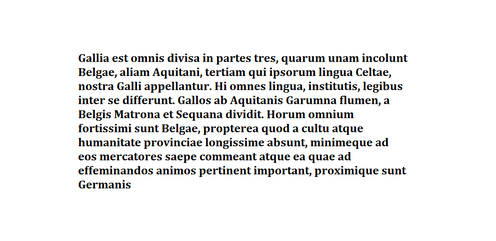
#> input picture OCR_pattern_recognition/lab10_galia.png, 496 x 241 px, shrunk from 953 x 463 before the run; the run also reads 1 picture not shown here
$ jupyter execute --allow-errors OCR.ipynb
#> lines starting #> are read from the running program, lines starting #| are printed output that depends on the picture; after the words box and inside, x2 and y2 are one past the last pixel; in counts of white or black regions, pixels touching at a corner belong together
# Zastosowanie DFT w pattern recognition oraz OCR

Na poczatku zajmiemy się wyszukiwaniem wzorca 'e' w tekscie za pomoca DFT.
Wczytujemy obrazek, odwracamy kolory, to samo robimy dla wzorca, nastepnie za pomocą DFT obliczamy korelacje miedzy wzrocem a obrazkiem.

[cell 1]
from PIL import Image
import matplotlib.pyplot as plt
import numpy as np
from numpy import fft
import cv2


galia = 255 - np.asarray(Image.open("lab10_galia.png").convert("L"))
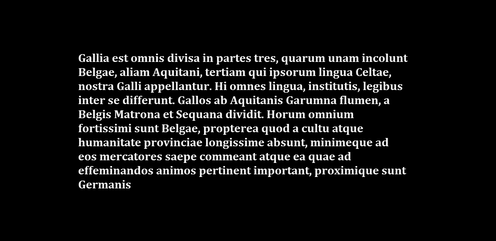
#> galia: shape (241, 496); min 0, max 255, mean 17.6

plt.figure(figsize=(15,8))
plt.title("Wczytany obrazek w skali szarości z odwróconymi kolorami",fontsize = '20')
plt.imshow(galia,cmap="gray")
plt.show()

[cell 2]
galia_fft = fft.fft2(galia)
plt.imshow(np.log10(np.abs(galia_fft)).astype(np.float64))
plt.title("Modul z wyniku DFT na naszym obrazku (w skali logarytmicznej)")
plt.show()
plt.title("Wartosci fazy z wyniku DFT na naszym obrazku")
plt.imshow(np.angle(galia_fft))
plt.show()

#> (a cell that did not finish here is left out)

#> (a cell that did not finish here is left out)

Jak widzimy wzorzec został poprawnie dopasowany w 100%, nic dziwnego jest to bardzo prosty przyklad w ktorym kazde wystapienie wzroca jest dokladnie takie samo oraz obraz wejsciowy odrazu nadaje sie do analizy i nie trzeba stosować preprocessingu. Nastepnie przejdziemy do troche trudniejszego przykladu. Postaramy się znalezc wystapienie ryby na zdjeciu przedstawiajacym lawice ryb.

[cell 5]
from PIL import Image
import matplotlib.pyplot as plt
import numpy as np
from numpy import fft
import cv2


school = np.asarray(Image.open("lab10_school.jpg").convert("L"))
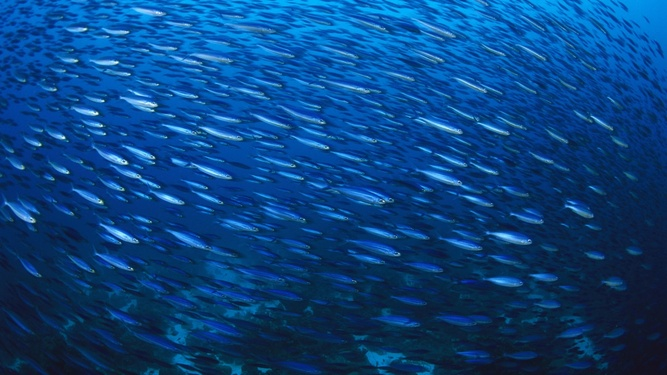
#> input picture OCR_pattern_recognition/lab10_school.jpg, 667 x 375 px, shrunk from 1280 x 720 before the run


plt.figure(figsize=(15,8))
plt.imshow(school,cmap="gray")
plt.title("Wejsciowy obraz w skali szarosci",fontsize=20)
plt.show()

[cell 6]
school_fft = fft.fft2(school)
plt.imshow(np.log10(np.abs(school_fft)).astype(np.float64))
plt.title("Modul z wyniku DFT na naszym obrazku (w skali logarytmicznej)")
plt.show()
plt.title("Wartosci fazy z wyniku DFT na naszym obrazku")
plt.imshow(np.angle(school_fft))
plt.show()
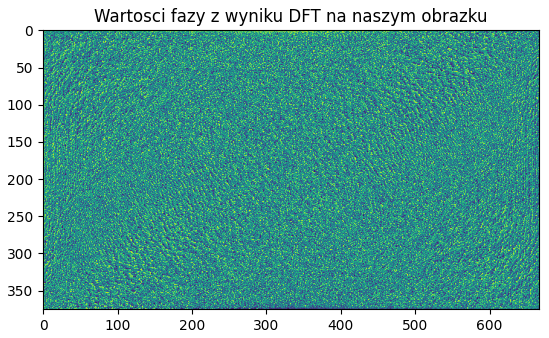
#> figure drawn by matplotlib, 1 panel

[cell 7]
fish_1 = np.asarray(Image.open("lab10_fish1.png").convert("L"))
plt.imshow(fish_1,cmap= "gray")
plt.title("Wzorzec ktory bedziemy wyszukiwac")
plt.show()
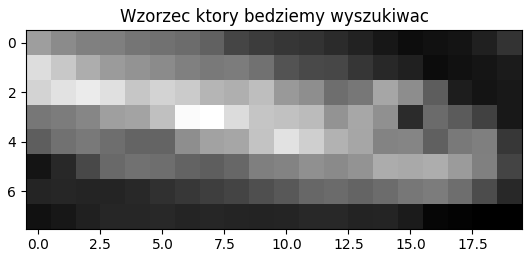
#> figure drawn by matplotlib, 1 panel

[cell 8]
corr = np.real(
        np.fft.ifft2(
            np.multiply(
                fft.fft2(school),
                fft.fft2(np.rot90(fish_1,2),(school.shape[0],school.shape[1]))
                )
            )
        )
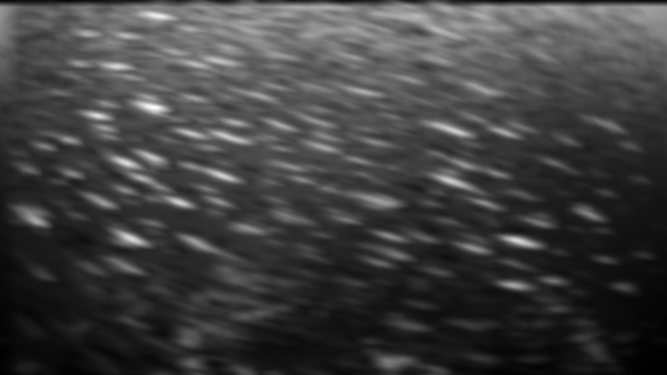
#> corr: shape (375, 667) float64; min 345507, max 2884023, mean 984880.6; drawn with min black and max white

max_corr = np.amax(corr)
#> max_corr = 2884023

result = np.array(Image.open("lab10_school.jpg"))
#> result is the input picture: shape (375, 667, 3); mean R, G, B 9.8, 67.3, 128.5
#> (the rest of this cell did not finish here and is left out)

Jak można zauważyć na powyższym obrazku, wzorzec został slabo dopasowany, wynika to z tego że każda ryba na obrazku jest inna, miejscami obrazek ma różne kolory (w gornej czesci jest jasny natomiast w dolnej jest ciemniejszy czego efekt mozna zauwazyc jako praktycznie brak dopasowan w dolnej czesci) oraz wzorzec ktory dopasowujemy jest juz bardziej skomplikowany niz w poprzednim przykladzie. Warto dodać że w tym przykladzie nie odwracalem kolorów obrazka ponieważ wyniki w przypadku odwrocenia kolorow byly znacznie gorsze.

Nastepnie przejdziemy do OCR, pozwala on na rozpoznawanie znakow na obrazku i zamiany go na tekst. Ponizsza implementacja obsluguje male litery alfabetu lacinskiego, cyfry oraz znaki przestankowe . , ? !.
Jest w stanie obsluzyc jeden typ i rozmiar czcionki. Obsluguje tekst skladajacy sie z wielu linii (wykrywa je).
Tekst na obrazku moze byc obrócony.

[cell 9]
from PIL import Image
import matplotlib.pyplot as plt
import numpy as np
from numpy import fft
import cv2
from PIL import ImageFont
from PIL import ImageDraw

img = np.asarray(Image.open("ocr_text.png").convert("L"))
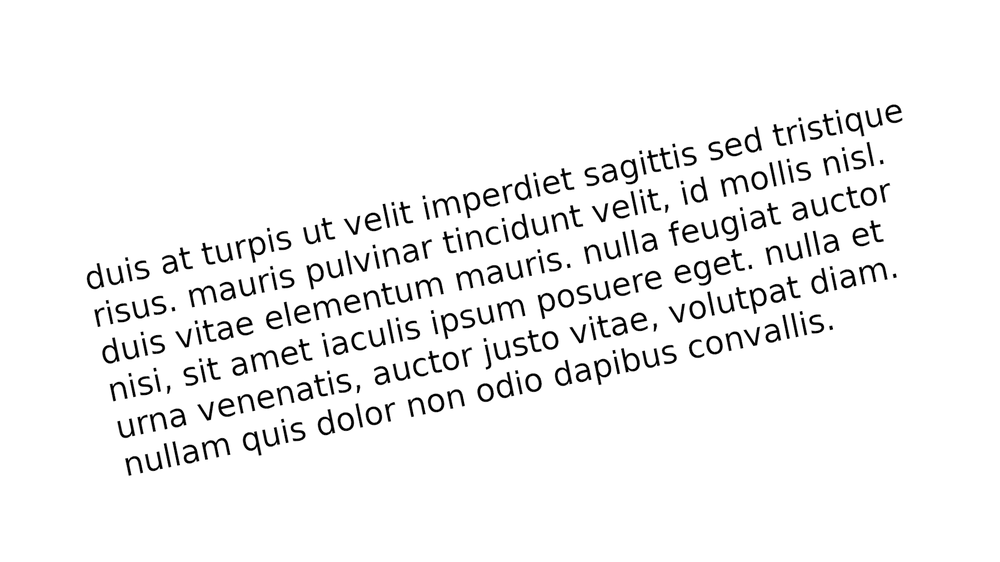
#> input picture OCR_pattern_recognition/ocr_text.png, 1000 x 562 px, shrunk from 1920 x 1080 before the run
plt.figure(figsize=(15,8))
plt.imshow(img,cmap="gray")
plt.title("Wczytany obrazek wejsciowy",fontsize=20)
plt.show()

Funkcja obacajaca i wyrownujaca obrazek, poprzez znalezienie minimalnego prostokata w ktorym znajduje sie tekst.

[cell 10]
def rotate_img(img):

    box = np.column_stack(np.where(img > 0))
    angle = cv2.minAreaRect(box)[2]

    angle = -angle
    if angle > 45:
        angle -=90

    rotation_matrix = cv2.getRotationMatrix2D([x//2 for x in img.shape], angle, 1.0)
    rotated = cv2.warpAffine(img, rotation_matrix, img.shape[::-1])
    return rotated

Tutaj nastepuje jeszcze odwrocenie kolorów obrazka

[cell 11]
img = 255 - img
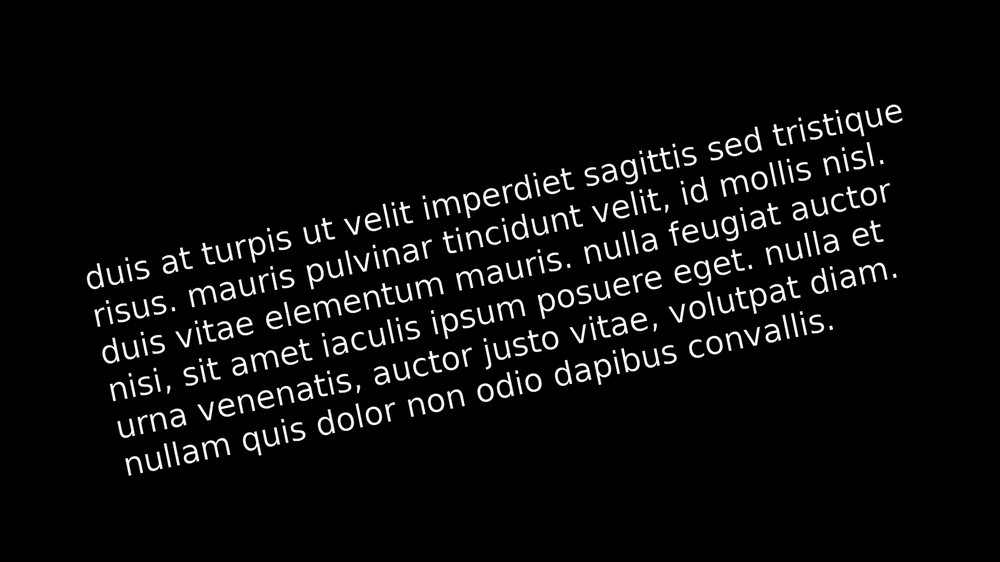
#> img: shape (562, 1000); min 0, max 255, mean 12
img = rotate_img(img)
#> in rotate_img, `box = np.column_stack(np.where(img > 0))`: box = 63058 pairs, first value 102 to 477, second value 84 to 904
#> in rotate_img, `angle = cv2.minAreaRect(box)[2]`: angle = -78.27
#> in rotate_img, `angle = -angle`: angle = 78.27
#> in rotate_img, `angle -=90`: angle = -11.73
#> in rotate_img, `rotation_matrix = cv2.getRotationMatrix2D([x//2 for x in img.shape], a..`: rotation_matrix = [[0.979, -0.203, 107.5], [0.203, 0.979, -46.68]]
plt.figure(figsize=(15,8))
plt.imshow(img,cmap="gray")
plt.title("Obrazek z wyrownanym tekstem i odwroconymi kolorami",fontsize=20)
plt.show()

Definiujemy sobie nasz alfabet skadajacy sie z malych liter alfabetu lacinskiego, cyfr oraz znakow przestankowych.
Tworzymy sobie takze slownik w ktorym przechowujemy kazda z liter z naszego alfabetu oraz jej reprezentacje macierzowa, ktora przyda nam sie pozniej w dopasowywaniu wzorca.

[cell 12]
chars = {}
alphabet =['a','b','c','d','e','f','g','h','i','j','k','l','m','n','o','p','r','s','t','u','w','q','v','x','y','z','1','2'
            ,'3','4','5','6','7','8','9','.','!','?',',']

font = ImageFont.truetype("Arial.ttf",size = 60)
for char in alphabet:
    letter = Image.new('L',font.getsize(char),255)
    draw = ImageDraw.Draw(letter)
    draw.text((0,0),char,font = font)
    chars[char] = 255 - np.array(letter)
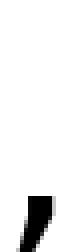
#> letter: PIL image 19x63 L (shown 4 times larger); min 0, max 255, mean 238.9
#> after the loop, chars = 39 items

Znajdujemy bounding boxy wszystkich liter na obrazku bardzo przydatne w tym sa dwie funkcje z biblioteki opencv
cv2.findContours() oraz cv2.boundingRect(). Warto zauwazyc ze kropki w literach 'i' oraz 'j' dostaja osobny bounding box co stanowi pewien problem z ktorym potem trzeba bedzie sobie poradzic

[cell 13]
countours, _  = cv2.findContours(img,mode = cv2.RETR_EXTERNAL,method = cv2.CHAIN_APPROX_SIMPLE)
#> countours = 62 contours, 11 with area under 20; largest, box (x1, y1, x2, y2) and area: (300, 304, 485, 335) 3255, (478, 228, 635, 263) 2987, (216, 380, 385, 414) 2839, (708, 418, 859, 449) 2659, (490, 266, 636, 297) 2646
boxes_img = np.zeros((img.shape[0], img.shape[1], 3), dtype = np.uint8)
bounding_boxes = []
for c in countours:
    rect = cv2.boundingRect(c)
    bounding_boxes.append(rect)
    cv2.rectangle(boxes_img,(rect[0],rect[1]),(rect[0]+rect[2],rect[1]+rect[3]),(255,255,0))
#> this loop made 62 passes
#> rect on passes 1, 2, 3, 4, 5, 6, 7, 8, 9, 11, 12, 13: (557, 446, 1, 1), (422, 424, 61, 25), (815, 420, 1, 1), (708, 418, 151, 31), (571, 418, 129, 37), (492, 418, 71, 31), (329, 418, 86, 31), (253, 418, 68, 37), (134, 418, 110, 31), (134, 386, 73, 25), (505, 382, 83, 35), (395, 381, 106, 30)
#> (c, rect) on passes 10, 34, 52: ([[187, 390], [187, 391]], (187, 390, 1, 2)), ([[695, 310], [696, 310]], (695, 310, 2, 1)), ([[520, 264], [522, 264]], (520, 264, 3, 1))
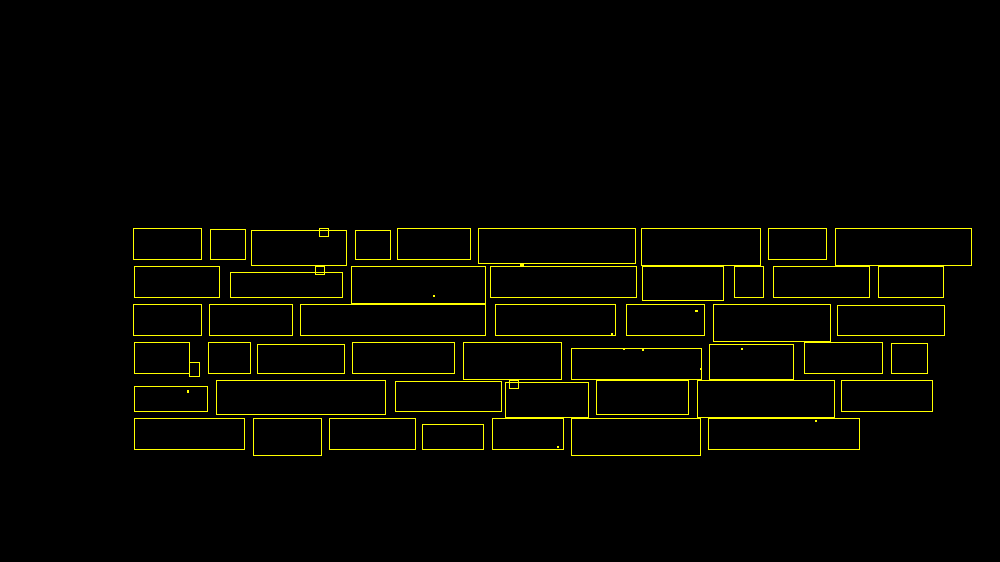
#> boxes_img: shape (562, 1000, 3); mean of channels 0, 1, 2 5.5, 5.5, 0; drawn as R, G, B
#> after the loop, bounding_boxes = 62 items, first 6: (557, 446, 1, 1), (422, 424, 61, 25), (815, 420, 1, 1), (708, 418, 151, 31), (571, 418, 129, 37), (492, 418, 71, 31)

plt.figure(figsize = (15,8))
plt.imshow(boxes_img)
plt.title("Znalezione bounding boxy",fontsize=20)
plt.show()

Zdefiniujmy sobie funkcje pozwalajaca sklasyfikowac znak znajdujacy sie na obrazku, dla kazdej litery obliczana jest korelacja za pomoca DFT oraz nastepnie wybierana jest litera z najwieksza korelacja.

[cell 14]
def match_letter(box_img, chars):

    xSize = max(max([img.shape[1] for img in list(chars.values())]),box_img.shape[1])
    ySize = max(max([img.shape[0] for img in list(chars.values())]),box_img.shape[0])

    image = np.zeros((ySize,xSize))
    image[:box_img.shape[0],:box_img.shape[1]] = box_img

    max_char = None
    max_corr = -float("inf")

    for char, char_img in chars.items():
        pattern= np.zeros_like(image)
        pattern[:char_img.shape[0], :char_img.shape[1]] = char_img
        corr = np.real(
        np.fft.ifft2(
            np.multiply(
                np.fft.fft2(image-100),
                np.fft.fft2(np.rot90(pattern-100, 2))
                    )
                )
            )
        curr_corr = np.amax(corr)
        if curr_corr > max_corr:
            max_char = char
            max_corr = curr_corr

    return max_char

Dla kazdego bounding boxa klasyfikujemy znak znajdujacy sie w nim, tworzymy sobie liste w ktorej przechowujemy wszystkie bounding boxy wraz z przyporzadkowanymi im znakami.

[cell 15]
letters = []
for box in bounding_boxes:
    box_img = img[box[1]:box[1]+box[3],box[0]:box[0]+box[2]]
    letters.append((box,match_letter(box_img,chars)))
#> this loop made 62 passes
#> (box, xSize in match_letter) on passes 2, 4, 5, 6, 7, 8, 9, 11, 12, 13, 14, 15: ((422, 424, 61, 25), 61), ((708, 418, 151, 31), 151), ((571, 418, 129, 37), 129), ((492, 418, 71, 31), 71), ((329, 418, 86, 31), 86), ((253, 418, 68, 37), 68), ((134, 418, 110, 31), 110), ((134, 386, 73, 25), 73), ((505, 382, 83, 35), 83), ((395, 381, 106, 30), 106), ((841, 380, 91, 31), 91), ((697, 380, 137, 37), 137)
#> (box, box_img, xSize in match_letter) on passes 1, 3, 10, 19, 21, 22: ((557, 446, 1, 1), [1], 58), ((815, 420, 1, 1), [1], 58), ((187, 390, 1, 2), [1, 1], 58), ((700, 368, 1, 1), [1], 58), ((642, 349, 1, 1), [1], 58), ((741, 348, 1, 1), [1], 58)
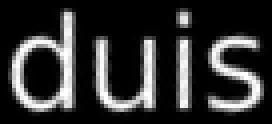
#> box_img: shape (31, 68) (shown 4 times larger); min 0, max 255, mean 50.2
#> after the loop, letters = 62 items

Nastepnie wyszukujemy linie na naszym obrazku sumujac wszystkie kolumny obrazka do jednej co pozwala nam na znalezienie linii poprzez sprawdzenie ciaglosci w zsumowanej kolumnie.

[cell 16]
def find_lines(image):
    summed = np.sum(image,axis = 1)
    in_line = False
    lines = []
    line_idx = 0
    for i,val in enumerate(summed):
        if val != 0 and not in_line:
            line_beggining = i
            in_line = True
        if val == 0 and in_line:
            in_line = False
            lines.append((line_beggining,i,line_idx))
            line_idx+=1
    return lines

[cell 17]
lines = find_lines(img)
#> in find_lines, `summed = np.sum(image,axis = 1)`: summed = 562 values, max 94868 at index 238, min 0 at index 0, mean 11985.3
#> the loop in find_lines, `for i,val in enumerate(summed):` made 562 passes
#> after the loop in find_lines, `for i,val in enumerate(summed):`: in_line = False; line_beggining = 418; line_idx = 6; lines = [(228, 265, 0), (266, 303, 1), (304, 341, 2), (342, 379, 3), (380, 417, 4), (418, 455, 5)]

Nastepnie musimy okreslic kolejnosc bounding boxow, czyli poprostu sortujemy sobie bounding boxy przyporzadkowujac je do linii w ktorych sie znajduja a nastepnie sortujac je w obrebie jednej linii. Warto dodac ze na tym etapie bedziemy odrzucac kropki z literek 'i' oraz 'j' ktore zostaly sklasyfikowane jako znak przestankowy.

[cell 18]
lines_y_sorted = [[] for _ in range(len(lines))]
#> lines_y_sorted = [[], [], [], [], [], []]

for line in lines:
    for letter in letters:
        middle = letter[0][1] + letter[0][3]/2
        if line[0] < middle and line[1] > middle:
            lines_y_sorted[line[2]].append(letter)
#> this loop made 6 passes

lines_sorted = [sorted(line,key = lambda x: x[0][0]) for line in lines_y_sorted]
#> lines_sorted = 6 items

#stip dots
out_lines = []
for line in lines_sorted:
    stripped_line = []
    for i in range(len(line)):
        if line[i][1] == '.' and i > 0 and (line[i-1][1] == 'i' or line[i-1][1] == 'j'):
            continue
        else:
            stripped_line.append(line[i])
    out_lines.append(stripped_line)
#> this loop made 6 passes
#> after the loop, out_lines = 6 items

Znajdujemy najdluzsza przerwe pomiedzy znakami i nastepnie na jej podstawie wyznaczamy dlugosc spacji pomiedzy znakami wartosc longest_space * 0.5 zostala wyznaczona metoda prob i bledow

[cell 19]
longest_space = 0

for line in out_lines:
    for i in range(1,len(line)):
        longest_space = max(line[i][0][0] - (line[i-1][0][0]+line[i-1][0][2]),longest_space)

space_length = longest_space * 0.5

Tworzymy nasz wynikowy tekst

[cell 20]
result = ""
for line in out_lines:
    for i in range(len(line)):
        if i > 0 and line[i][0][0] - (line[i-1][0][0]+line[i-1][0][2]) >= space_length:
            result+=" "
        result+=line[i][1]
    result+="\n"

print(result)

Obliczamy odległość levenshteina naszego wyniku oraz oryginalnego tekstu na obazku

[cell 21]
original = "duis at turpis ut velit imperdiet sagittis sed tristique risus. mauris pulvinar tincidunt velit, id mollis nisl. duis vitae elementum mauris. nulla feugiat auctor nisi, sit amet iaculis ipsum posuere eget. nulla et urna venenatis, auctor justo vitae, volutpat diam. nullam quis dolor non odio dapibus convallis."

[cell 22]
def edit_distance(str1, str2):
    arr = [[(0) for _ in range(len(str2)+1)] for _ in range(len(str1)+1)]

    for i in range(len(str2)+1):
        arr[0][i] = (i)
    for i in range(len(str1)+1):
        arr[i][0] = (i)

    for row in range(1,len(str1)+1):
        for col in range(1,len(str2)+1):
            if str1[row - 1] == str2[col -1]:
                arr[row][col] = arr[row-1][col-1]
            else:
                min_cost = min(arr[row][col -1],arr[row-1][col],arr[row-1][col-1])
                if min_cost == arr[row][col -1]:
                    arr[row][col] = (arr[row][col -1]+1)
                elif min_cost == arr[row-1][col]:
                    arr[row][col] = (arr[row-1][col]+1)
                else:
                    arr[row][col] = (arr[row-1][col-1]+1)
    return arr[len(str1)][len(str2)]

[cell 23]
print(f"Odległość levenshteina: {edit_distance(result,original)}")
#> in edit_distance, `arr = [[(0) for _ in range(len(str2)+1)] for _ in range(len(str1)+1)]`: arr = 72 items
#| Odległość levenshteina: 299

[cell 24]
from collections import Counter
result_count = Counter(''.join(filter(str.isalpha, result)))
original_count = Counter(''.join(filter(str.isalpha, original)))
print("Liczba wystapien liter w tekscie")
for key,val in original_count.items():
    print(f"Litera {key} tekst oryginalny: {val} tekst z OCR: {result_count.get(key,0)}")
#> this loop made 20 passes
#| Litera d tekst oryginalny: 10 tekst z OCR: 0
#| Litera u tekst oryginalny: 25 tekst z OCR: 0
#| Litera i tekst oryginalny: 35 tekst z OCR: 0
#| Litera s tekst oryginalny: 23 tekst z OCR: 0
#| Litera a tekst oryginalny: 21 tekst z OCR: 0
#| Litera t tekst oryginalny: 26 tekst z OCR: 0
#| Litera r tekst oryginalny: 12 tekst z OCR: 0
#| Litera p tekst oryginalny: 7 tekst z OCR: 0
#> (further printed lines are left out)
